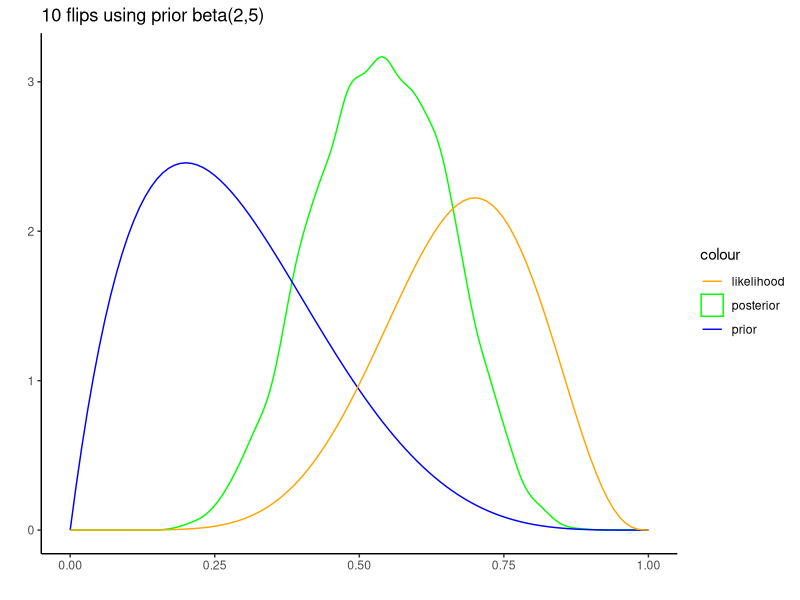
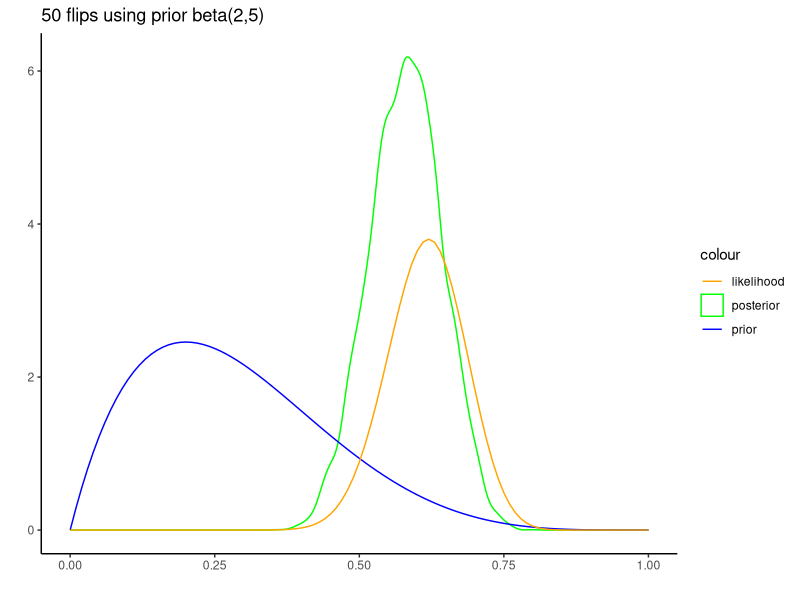
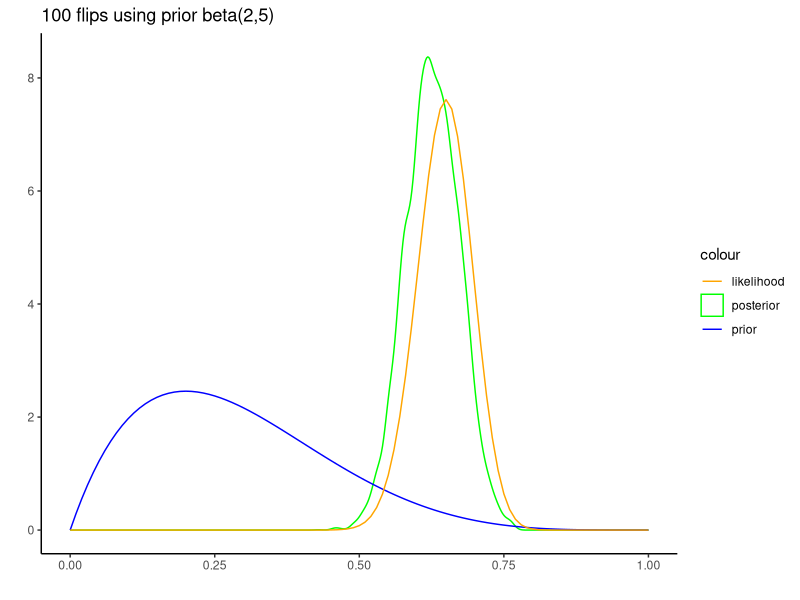
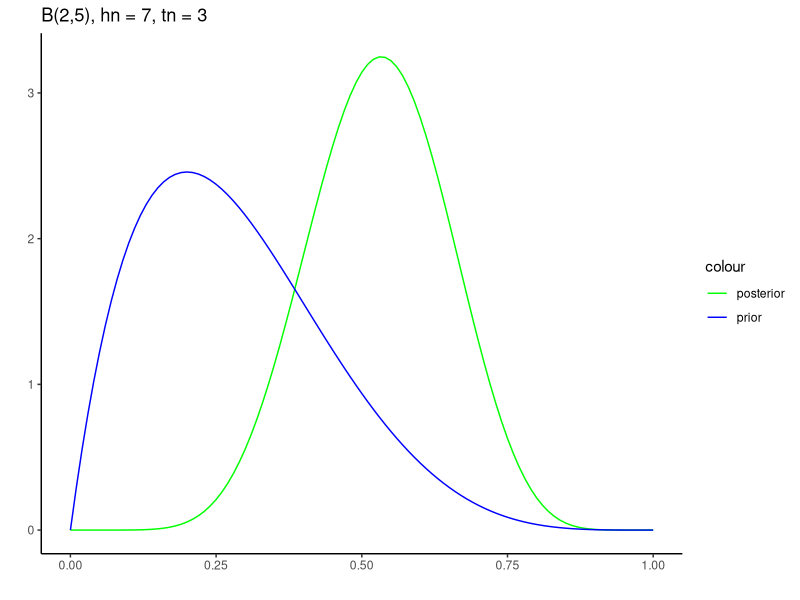
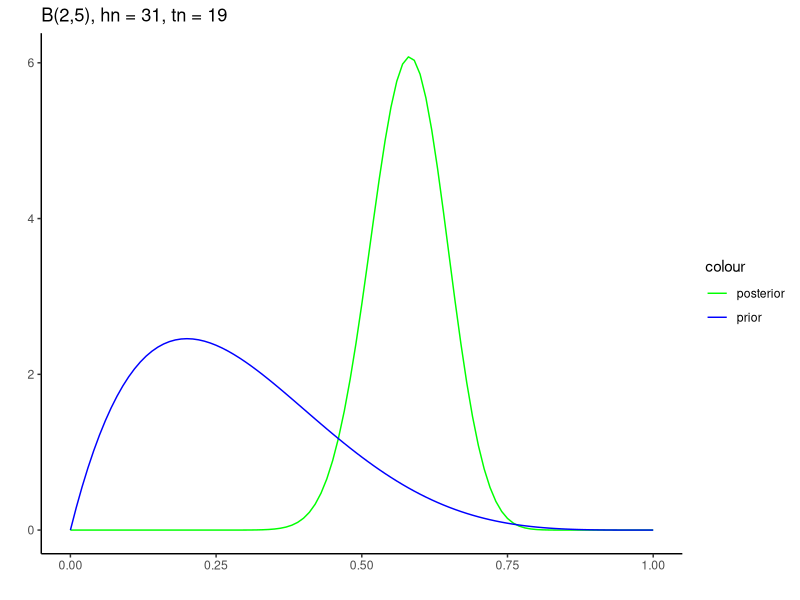
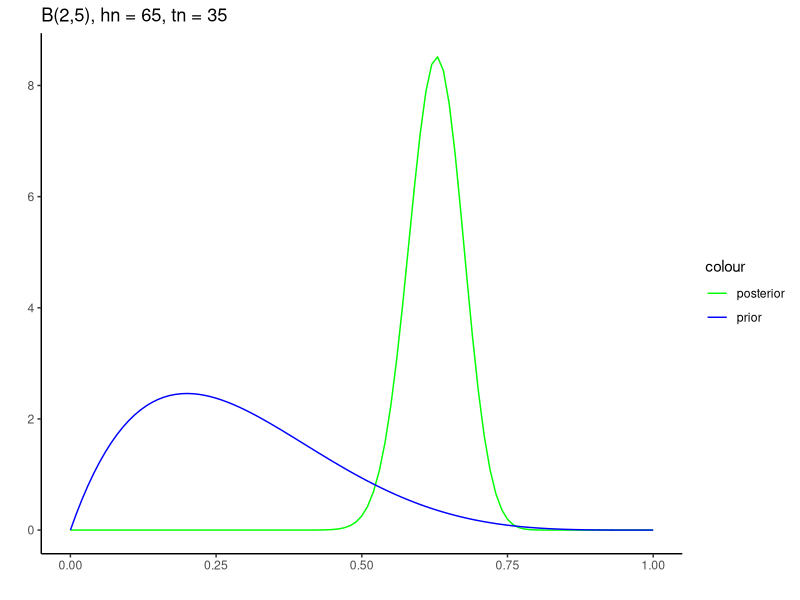
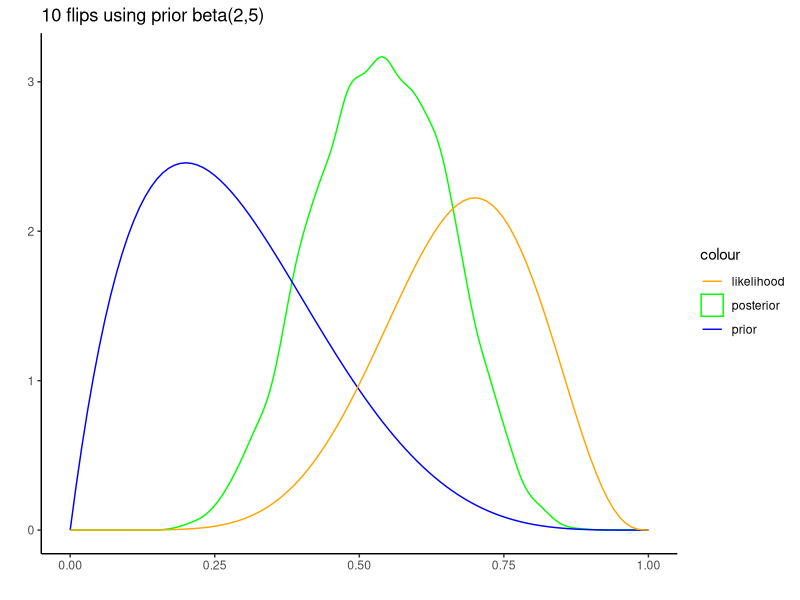
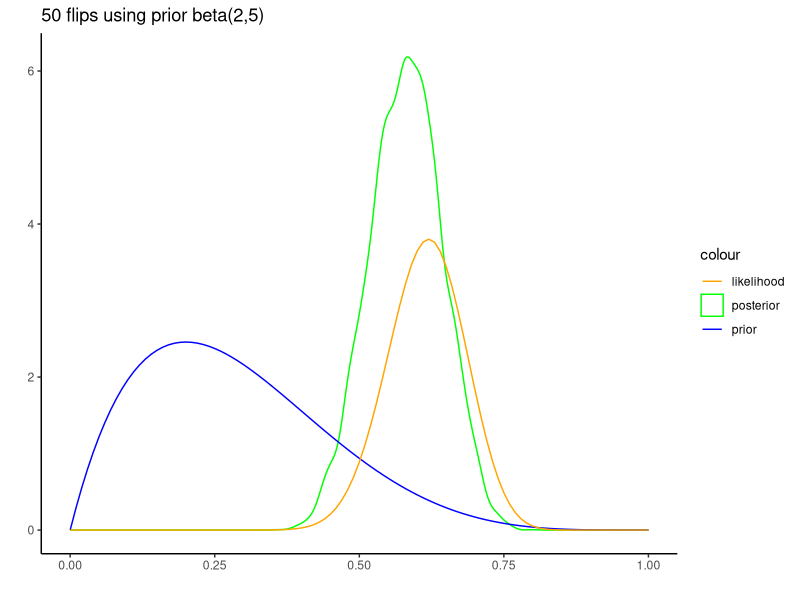

R code for these plots, in order:
# set working dir here
# setwd("~/WorkSpace/BayesianInference")

# This function calculates the probability of a 
# sequence of coin flip data, given a value of P_heads_guess
calc_prob_coin_flip_data <- function(P_heads_guess, coin_flips, log=T)
{
  # Empty list of probabilities
  probs_list = rep(NA, times=length(coin_flips))
  probs_list
  
  for (i in 1:length(coin_flips))
  {
    # Print an update
    #cat("\nAnalysing coin flip #", i, "/", length(coin_flips), sep="")
    
    # Get the current coin flip
    coin_flip = coin_flips[i]
    
    # If the coin flip is heads, give that datum
    # probability P_heads_guess.
    # If tails, give it (1-P_heads_guess)
    
    if (coin_flip == "H")
    {
      probs_list[i] = P_heads_guess
    } # End if heads
    
    if (coin_flip == "T")        
    {
      probs_list[i] = (1-P_heads_guess)
    } # End if tails
  } # End for-loop
  
  # Look at the resulting probabilities
  probs_list
  
  # We get the probability of all the data by multiplying
  # all the probabilities
  likelihood_of_data_given_P_heads_guess = prod(probs_list)
  
  if (log) 
    likelihood_of_data_given_P_heads_guess = log(likelihood_of_data_given_P_heads_guess)
  
  # Return result
  return(likelihood_of_data_given_P_heads_guess)
}


# this must be log likelihood
likelihood = function(P_heads){
  return(calc_prob_coin_flip_data(P_heads_guess=P_heads, coin_flips=coin_flips))
}

# prior 
prior = function(param, FUN = dbeta, shape1 = 2, shape2 = 5){
  return(FUN(param, shape1 = shape1, shape2 = shape2, log = T))
}

# make a proposal in MCMC
getProposal = function(current, n=1, w = .01) {
  proposal = current + runif(n, min = -(w/2), max = (w/2)) 
  return(proposal)
}

# accept or not the currect state 
accept = function(proposal, current, ...) {
  if (proposal < 0 | proposal > 1) 
    return(FALSE);
  ratio = exp( likelihood(proposal) + 
                 prior(proposal, ...) - 
                 likelihood(current) - 
                 prior(current, ...) )
  if (ratio > runif(1)){
    return(TRUE)
  }else{
    return(FALSE)
  }
}

# MCMC given a start value and how many iterations
run_metropolis_MCMC = function(startvalue, iterations, ...){
  cat("Prior beta(2, 10)\n")
  chain = array(dim = c(iterations+1,2))
  chain[1,1] = startvalue
  # record likelihood not log-scale
  chain[1,2] = calc_prob_coin_flip_data(P_heads_guess=startvalue, coin_flips=coin_flips, log = F)
  reject = 0
  accept = 0
  i=1
  while (i <= iterations) {
    #cat("i = ", i, " : ")
    proposal = getProposal(chain[i,1], w=.2) 
    isAccepted = accept(proposal, chain[i,1], ...)
    
    if (isAccepted) {
      #cat(" accept ", proposal, "\n")
      chain[i+1,1] = proposal
      chain[i+1,2] = calc_prob_coin_flip_data(P_heads_guess=proposal, coin_flips=coin_flips, log = F)
      accept = accept + 1
    } else {
      #cat(" reject ", proposal, "\n")
      chain[i+1,] = chain[i,]
      reject = reject + 1
    }
    i = i + 1
  }
  cat("\nAccept = ", accept, ", reject  = ", reject, "\n")
  
  return(mcmc(chain))
}

# for plotting
sapply_likelihood = function(x, yscale = 1000) {
  return( sapply(x, FUN=calc_prob_coin_flip_data, coin_flips=coin_flips, log = F) * yscale)
}

# plot prior, posterior, and likelihood together
createPlot = function(chain, chain_len, shape1 = 2, shape2 = 5, burnin=.1,
                      title="", yscale = 1000) {
  # rm burnin
  posterior = chain[(chain_len*burnin):chain_len, 1]
  length(posterior)
  
  llhd = chain[(chain_len*burnin):chain_len, 2]
  # rescaled by max of posterior
  llhd = llhd / max(llhd) * 0.9
    
  library("tidyverse")
  df1 = tibble(x = posterior, dist = rep("posterior", length(posterior))) 
  #df2 = tibble(x = llhd, dist = rep("likelihood", length(llhd)))
  
  library("ggplot2")
  p <- ggplot(df1, aes(x=x)) + 
    geom_density(aes(colour = "posterior")) + 
    geom_function(fun = dbeta, args = list(shape1 = shape1, shape2 = shape2), 
                  aes(colour = "prior")) +
    geom_function(fun = sapply_likelihood, args = list(yscale = yscale),
                  aes(colour = "likelihood")) +
    #geom_density(aes(x=x, colour = "likelihood"), data = df2) +
    xlim(0, 1) + scale_colour_manual(values = c("orange", "green", "blue")) + 
    xlab("") + ylab("") + ggtitle(title) + theme_classic() 
  return(p)
}


library(coda)
startvalue = c(0.5) # P_heads_guess
chain_len = 10000

###### case 1: 10 flips ###### 
coin_flips = c('H','T','H','T','H','H','T','H','H','H')
length(coin_flips)

shape1 = 2
shape2 = 5

chain = run_metropolis_MCMC(startvalue, chain_len, shape1 = shape1, shape2 = shape2)
summary(chain[(chain_len*.1):chain_len,])

p <- createPlot(chain, chain_len, shape1 = shape1, shape2 = shape2, 
                title = paste0(length(coin_flips), " flips using prior beta(",
                               shape1,",",shape2,")"))
p

ggsave("b25d10l.pdf", p, width = 5, height = 5)


###### case 2: 50 flips ###### 

coin_flips = c('H','T','H','T','H','H','T','H','H','H','T','H','H','T','T','T','T','H','H','H','H','H','H','H','H','H','H','H','H','H','H','H','H','T','T','T','H','T','T','T','H','T','T','T','H','H','H','T','T','H')
length(coin_flips)

chain = run_metropolis_MCMC(startvalue, chain_len, shape1 = shape1, shape2 = shape2)
summary(chain[(chain_len*.1):chain_len,])

p <- createPlot(chain, chain_len, shape1 = shape1, shape2 = shape2, 
                title = paste0(length(coin_flips), " flips using prior beta(",
                               shape1,",",shape2,")"), yscale = 10E14)
p

ggsave("b25d50l.pdf", p, width = 5, height = 5)


###### case 3: 100 flips ###### 

coin_flips = c('H','T','H','T','H','H','T','H','H','H','T','H','H','T','T','T','T','H','H','H','H','H','H','H','H','H','H','H','H','H','H','H','H','T','T','T','H','T','T','T','H','T','T','T','H','H','H','T','T','H','H','H','T','H','H','H','T','T','H','H','H','H','H','H','H','T','T','H','H','H','H','T','T','H','H','H','T','T','H','H','H','H','H','H','T','T','T','H','H','H','H','H','H','T','H','T','H','H','T','T')
length(coin_flips)

chain = run_metropolis_MCMC(startvalue, chain_len, shape1 = shape1, shape2 = shape2)
summary(chain[(chain_len*.1):chain_len,])

p <- createPlot(chain, chain_len, shape1 = shape1, shape2 = shape2, 
                title = paste0(length(coin_flips), " flips using prior beta(",
                               shape1,",",shape2,")"), yscale = 10E28)
p

ggsave("b25d100l.pdf", p, width = 5, height = 5)


######  analytical solution for weighted coin flip  ###### 
#  https://academic.oup.com/bioinformatics/article/15/1/38/218372
# B(θ1;hn+α,tn+β)

plotAnalyticalSolution <- function(data=c()) {
  counts <- table(coin_flips)
  hn = counts["H"]
  tn = counts["T"]
  return( ggplot() + 
           geom_function(fun = dbeta, args = list(shape1 = shape1+hn, shape2 = shape2+tn),
                         aes(colour = "posterior")) + 
           geom_function(fun = dbeta, args = list(shape1 = shape1, shape2 = shape2), 
                         aes(colour = "prior")) +
           xlim(0, 1) + scale_colour_manual(values = c("green", "blue")) + 
           xlab("") + ylab("") + 
           ggtitle(paste0("B(",shape1,",",shape2,"), hn = ", hn, ", tn = ", tn)) + 
           theme_classic() )
}

coin_flips = c('H','T','H','T','H','H','T','H','H','H')

plotAnalyticalSolution(coin_flips)

coin_flips = c('H','T','H','T','H','H','T','H','H','H','T','H','H','T','T','T','T','H','H','H','H','H','H','H','H','H','H','H','H','H','H','H','H','T','T','T','H','T','T','T','H','T','T','T','H','H','H','T','T','H')

plotAnalyticalSolution(coin_flips)

coin_flips = c('H','T','H','T','H','H','T','H','H','H','T','H','H','T','T','T','T','H','H','H','H','H','H','H','H','H','H','H','H','H','H','H','H','T','T','T','H','T','T','T','H','T','T','T','H','H','H','T','T','H','H','H','T','H','H','H','T','T','H','H','H','H','H','H','H','T','T','H','H','H','H','T','T','H','H','H','T','T','H','H','H','H','H','H','T','T','T','H','H','H','H','H','H','T','H','T','H','H','T','T')

plotAnalyticalSolution(coin_flips)






